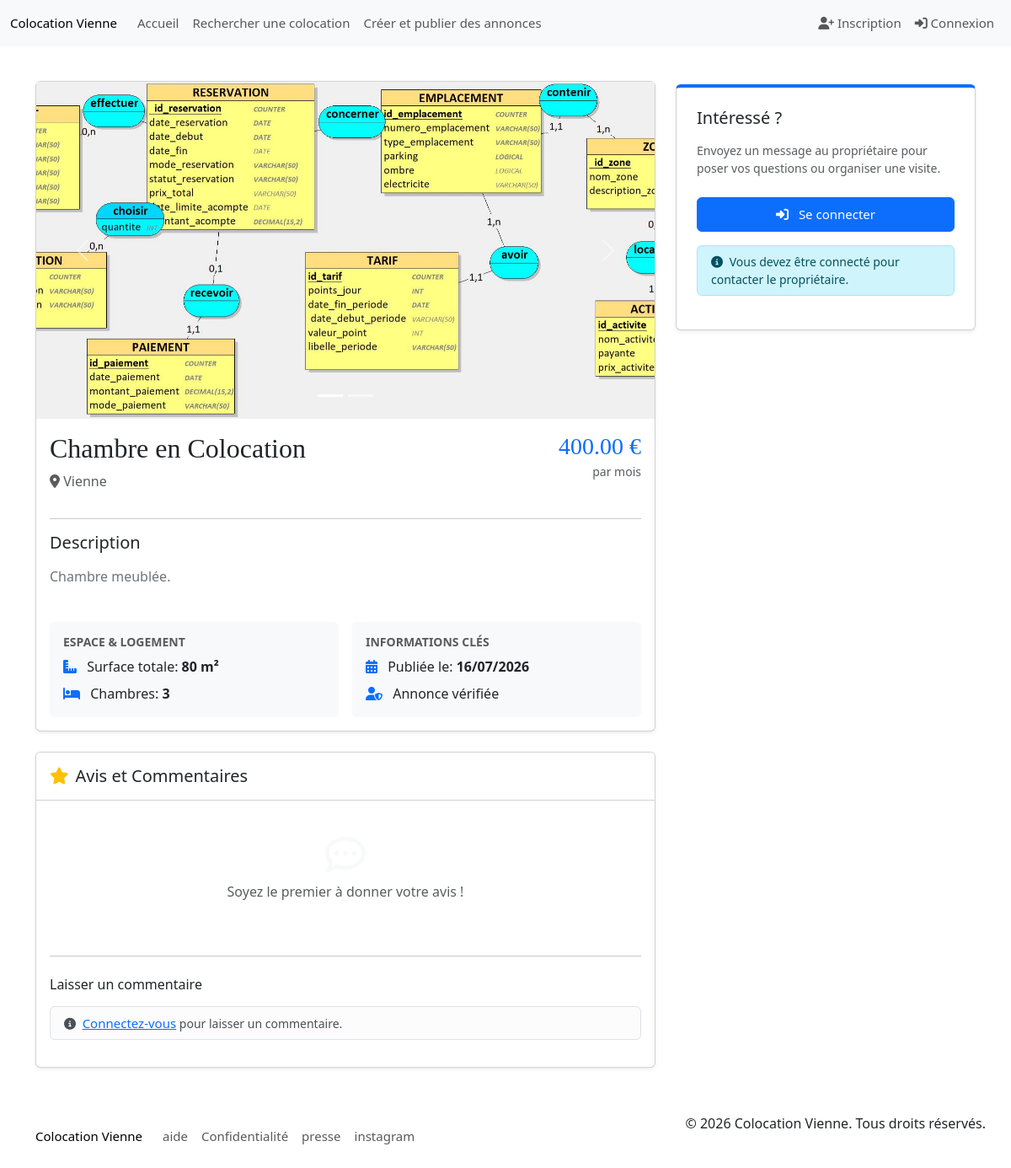
Screenshot of /annonce/show?id=12 with the database file from the repository.
### tables this page shows
CREATE TABLE `photo` (
  `id_photo` int(11) NOT NULL,
  `url` varchar(250) NOT NULL
);

CREATE TABLE `annonce_utilisateur` (
  `id_utilisateur` int(11) NOT NULL,
  `id_annonce` int(11) NOT NULL
);

CREATE TABLE `annonce` (
  `id_annonce` int(11) NOT NULL,
  `titre` varchar(50) NOT NULL,
  `adresse_1` varchar(255) NOT NULL,
  `adresse_2` varchar(255) DEFAULT NULL,
  `adresse_3` varchar(255) DEFAULT NULL,
  `adresse_4` varchar(255) DEFAULT NULL,
  `ville` varchar(50) NOT NULL,
  `code_postal` int(11) NOT NULL,
  `loyer_location_chez_habitant` decimal(5,2) NOT NULL,
  `description` text NOT NULL,
  `surface_logement` decimal(5,2) NOT NULL,
  `surface_chambres` decimal(5,2) NOT NULL,
  `nombre_chambre` int(11) NOT NULL,
  `date_expiration` date DEFAULT NULL,
  `date_publication` date NOT NULL,
  `date_modification` date NOT NULL,
  `carte_coordonnee_GPS` varchar(40) DEFAULT NULL,
  `date_cloture` date NOT NULL,
  `loyer_colocation` decimal(5,2) NOT NULL
);

### app/Controllers/AnnonceController.php (called while the page is built, shortened)
<?php
class AnnonceController extends Controller {
    public function show($id) {
        global $annonceDAO, $commentDAO;
        $id = (int)$id;
        $annonce = $annonceDAO->getFullById($id);
        $comments = $commentDAO->getByAnnonceId($id);
        $photos = $annonceDAO->getPhotos($id);
        $this->render('annonce/show', [
            'annonce' => $annonce,
            'comments' => $comments,
            'photos' => $photos,
            'id' => $id
        ]);
    }
}

### init.php (called while the page is built, shortened)
<?php
if (!defined('COLOCATION_INIT_LOADED')) {
    require_once __DIR__ . '/app/Models/Annonce.php';
    try {
        $annonceDAO = $GLOBALS['annonceDAO'];
    } catch (Exception $e) {
        error_log("Initialization error: " . $e->getMessage());
    }
} else {
    $userDAO = $GLOBALS['userDAO'] ?? null;
    $messageDAO = $GLOBALS['messageDAO'] ?? null;
    $annonceDAO = $GLOBALS['annonceDAO'] ?? null;
    $commentDAO = $GLOBALS['commentDAO'] ?? null;
}

### app/Models/DAO.php (called while the page is built, shortened)
<?php
abstract class DAO {
    public function __construct(string $table_name, string $primary_key = 'id') {
        $this->db = Database::getInstance()->getConnection();
    }
}

### app/Core/Database.php (called while the page is built, shortened)
<?php
class Database {
    private ?PDO $conn = null;
    private function __construct() {
        $this->host = "localhost";
        $this->db_name = "colocation";
        $this->username = "root";
        $this->password = "";
        try {
            $this->conn = new PDO("mysql:host={$this->host};dbname={$this->db_name};charset=utf8", $this->username, $this->password);
            $this->conn->setAttribute(PDO::ATTR_ERRMODE, PDO::ERRMODE_EXCEPTION);
            $this->conn->setAttribute(PDO::ATTR_DEFAULT_FETCH_MODE, PDO::FETCH_ASSOC);
        } catch (PDOException $exception) {
            throw new \RuntimeException("Connection error: " . $exception->getMessage());
        }
    }
    public static function getInstance(): Database {
        static $instance = null;
        if ($instance === null) {
            $instance = new Database();
        }
        return $instance;
    }
    public function getConnection(): ?PDO {
        return $this->conn;
    }
}

### app/Models/Annonce.php (called while the page is built, shortened)
<?php
class Annonce {
    private string $titre;
    private string $ville;
    private float $loyer_location_chez_habitant;
    private string $description;
    private float $surface_logement;
    private int $nombre_chambre;
    private string $date_publication;
    private float $loyer_colocation;
    public function __construct(array $data) {
        $this->titre = $data['titre'] ?? '';
        $this->ville = $data['ville'] ?? '';
        $this->loyer_location_chez_habitant = (float)($data['loyer_location_chez_habitant'] ?? 0);
        $this->description = $data['description'] ?? '';
        $this->surface_logement = (float)($data['surface_logement'] ?? 0);
        $this->nombre_chambre = (int)($data['nombre_chambre'] ?? 0);
        $this->date_publication = $data['date_publication'] ?? date('Y-m-d');
        $this->loyer_colocation = (float)($data['loyer_colocation'] ?? 0);
    }
    public function getTitre(): string { return $this->titre; }
    public function getVille(): string { return $this->ville; }
    public function getLoyer(): float {
        return $this->loyer_colocation > 0 ? $this->loyer_colocation : $this->loyer_location_chez_habitant;
    }
    public function getDescription(): string { return $this->description; }
    public function getSurfaceLogement(): float { return $this->surface_logement; }
    public function getNombreChambre(): int { return $this->nombre_chambre; }
    public function getDatePublication(): string { return $this->date_publication; }
}
class AnnonceDAO extends \App\Models\DAO {
    protected function hydrate(array $row): Annonce {
        return new Annonce($row);
    }
    public function getFullById(int $id): ?Annonce {
        $query = "SELECT a.*, p.url as photo_url, au.id_utilisateur as owner_id
                  FROM annonce a
                  LEFT JOIN (
                      SELECT id_annonce, MIN(id_photo) as first_photo_id
                      FROM annonce_photo
                      WHERE id_annonce = :id
                      GROUP BY id_annonce
                  ) ap_first ON a.id_annonce = ap_first.id_annonce
                  LEFT JOIN photo p ON ap_first.first_photo_id = p.id_photo
                  LEFT JOIN annonce_utilisateur au ON a.id_annonce = au.id_annonce
                  WHERE a.id_annonce = :id
                  LIMIT 1";
        $stmt = $this->db->prepare($query);
        $stmt->execute(['id' => $id]);
        $row = $stmt->fetch();
        return $row ? $this->hydrate($row) : null;
    }
    public function getPhotos(int $idAnnonce): array {
        $query = "SELECT p.* FROM photo p
                  JOIN annonce_photo ap ON p.id_photo = ap.id_photo
                  WHERE ap.id_annonce = :id";
        $stmt = $this->db->prepare($query);
        $stmt->execute(['id' => $idAnnonce]);
        return $stmt->fetchAll();
    }
}

### app/Core/Config.php (called while the page is built, shortened)
<?php
class Config {
    public static function url($path = '') {
        return self::BASE_URL . '/' . ltrim($path, '/');
    }
}

### app/Views/annonce/show.php (the view, shortened to what this page needs)
<?php
include __DIR__ . "/../partials/header.php";
?>
<div class="container mt-5 pt-5">
    <div class="row">
        <div class="col-md-8">
            <div class="card mb-4 shadow-sm">
                <?php if (count($photos) > 1): ?>
                    <div id="annonceCarousel" class="carousel slide" data-bs-ride="carousel">
                        <div class="carousel-indicators">
                            <?php foreach ($photos as $index => $p): ?>
                                <button type="button" data-bs-target="#annonceCarousel" data-bs-slide-to="<?php echo $index; ?>" class="<?php echo $index === 0 ? 'active' : ''; ?>" aria-current="<?php echo $index === 0 ? 'true' : 'false'; ?>" aria-label="Slide <?php echo $index + 1; ?>"></button>
                            <?php endforeach; ?>
                        </div>
                        <div class="carousel-inner">
                            <?php foreach ($photos as $index => $p): ?>
                                <?php
                                    $pUrl = $p['url'];
                                    $displayPath = (strpos($pUrl, 'http') === 0 ? $pUrl : Config::url($pUrl));
                                ?>
                                <div class="carousel-item <?php echo $index === 0 ? 'active' : ''; ?>">
                                    <img src="<?php echo $displayPath; ?>" class="d-block w-100" alt="Photo <?php echo $index + 1; ?>" style="height: 400px; object-fit: cover;" onclick="openGallery(<?php echo $index; ?>)">
                                </div>
                            <?php endforeach; ?>
                        </div>
                        <button class="carousel-control-prev" type="button" data-bs-target="#annonceCarousel" data-bs-slide="prev">
                            <span class="carousel-control-prev-icon" aria-hidden="true"></span>
                        </button>
                        <button class="carousel-control-next" type="button" data-bs-target="#annonceCarousel" data-bs-slide="next">
                            <span class="carousel-control-next-icon" aria-hidden="true"></span>
                        </button>
                    </div>
                <?php endif; ?>
                <div class="card-body">
                    <div class="d-flex justify-content-between align-items-start">
                        <div>
                            <h1 class="card-title h2"><?php echo htmlspecialchars($annonce->getTitre()); ?></h1>
                            <p class="text-muted"><i class="fas fa-map-marker-alt"></i> <?php echo htmlspecialchars($annonce->getVille()); ?></p>
                        </div>
                        <div class="text-end">
                            <h3 class="text-primary mb-0"><?php echo number_format($annonce->getLoyer(), 2); ?> €</h3>
                            <small class="text-muted">par mois</small>
                        </div>
                    </div>
                    <hr>
                    <h5 class="mb-3">Description</h5>
                    <p class="card-text text-secondary" style="line-height: 1.6;"><?php echo nl2br(htmlspecialchars($annonce->getDescription())); ?></p>
                    <div class="row mt-4 g-3">
                        <div class="col-md-6">
                            <div class="p-3 bg-light rounded">
                                <h6 class="text-uppercase small fw-bold text-muted mb-2">Espace & Logement</h6>
                                <ul class="list-unstyled mb-0">
                                    <li class="mb-2"><i class="fas fa-ruler-combined text-primary me-2"></i> Surface totale: <strong><?php echo $annonce->getSurfaceLogement(); ?> m²</strong></li>
                                    <li><i class="fas fa-bed text-primary me-2"></i> Chambres: <strong><?php echo $annonce->getNombreChambre(); ?></strong></li>
                                </ul>
                            </div>
                        </div>
                        <div class="col-md-6">
                            <div class="p-3 bg-light rounded">
                                <h6 class="text-uppercase small fw-bold text-muted mb-2">Informations clés</h6>
                                <ul class="list-unstyled mb-0">
                                    <li class="mb-2"><i class="fas fa-calendar-alt text-primary me-2"></i> Publiée le: <strong><?php echo date('d/m/Y', strtotime($annonce->getDatePublication())); ?></strong></li>
                                    <li><i class="fas fa-user-shield text-primary me-2"></i> Annonce vérifiée</li>
                                </ul>
                            </div>
                        </div>
                    </div>
                </div>
            </div>
            <div class="card mb-4 shadow-sm">
                <div class="card-header bg-white py-3">
                    <h5 class="mb-0"><i class="fas fa-star text-warning me-2"></i>Avis et Commentaires</h5>
                </div>
                <div class="card-body">
                    <?php if (empty($comments)): ?>
                        <div class="text-center py-4">
                            <i class="far fa-comment-dots fa-3x text-light mb-2"></i>
                            <p class="text-muted">Soyez le premier à donner votre avis !</p>
                        </div>
                    <?php endif; ?>
                    <hr class="my-4">
                    <h6 class="mb-3">Laisser un commentaire</h6>
                    <?php if (!empty($_SESSION['isLoggedin'])): ?>
                        <form action="<?php echo Config::url('comment/add'); ?>" method="POST">
                            <input type="hidden" name="id_annonce" value="<?php echo $id; ?>">
                            <input type="hidden" name="id_owner" value="<?php echo $annonce->getOwnerId(); ?>">
                            <div class="mb-3">
                                <label class="form-label small text-muted">Note</label>
                                <select name="note" class="form-select form-select-sm w-auto">
                                    <option value="5">5 ★★★★★ (Excellent)</option>
                                    <option value="4">4 ★★★★☆ (Très bien)</option>
                                    <option value="3" selected>3 ★★★☆☆ (Bien)</option>
                                    <option value="2">2 ★★☆☆☆ (Moyen)</option>
                                    <option value="1">1 ★☆☆☆☆ (Mauvais)</option>
                                </select>
                            </div>
                            <div class="mb-3">
                                <textarea name="commentaire" class="form-control" rows="3" placeholder="Votre avis sur cette colocation..." required></textarea>
                            </div>
                            <button type="submit" class="btn btn-outline-primary btn-sm">Publier mon avis</button>
                        </form>
                    <?php else: ?>
                        <div class="alert alert-light border py-2 px-3 small">
                            <i class="fas fa-info-circle me-1"></i> <a href="<?php echo Config::url('auth/login'); ?>">Connectez-vous</a> pour laisser un commentaire.
                        </div>
                    <?php endif; ?>
                </div>
            </div>
        </div>
        <div class="col-md-4">
            <div class="card shadow-sm sticky-top" style="top: 100px; border-top: 4px solid #0d6efd;">
                <div class="card-body p-4">
                    <h5 class="card-title mb-3">Intéressé ?</h5>
                    <p class="text-muted small mb-4">Envoyez un message au propriétaire pour poser vos questions ou organiser une visite.</p>
                    <?php if (!empty($_SESSION['isLoggedin'])): ?>
                        <a href="<?php echo Config::url('pages/messages.php?annonce_id=' . $annonce->getId() . '&with_user=' . $annonce->getOwnerId()); ?>" class="btn btn-primary w-100 py-2 mb-3 shadow-sm">
                            <i class="fas fa-paper-plane me-2"></i>
                            <?php echo ($_SESSION['user_id'] == $annonce->getOwnerId()) ? "M'envoyer un message (Test)" : "Contacter le propriétaire"; ?>
                        </a>
                    <?php else: ?>
                        <a href="<?php echo Config::url('auth/login?redirect=annonce/show?id=' . $id); ?>" class="btn btn-primary w-100 py-2 mb-3">
                            <i class="fas fa-sign-in-alt me-2"></i> Se connecter
                        </a>
                        <div class="alert alert-info py-2 px-3 small mb-3">
                            <i class="fas fa-info-circle me-1"></i> Vous devez être connecté pour contacter le propriétaire.
                        </div>
                    <?php endif; ?>
                </div>
            </div>
        </div>
    </div>
</div>
<?php include __DIR__ . "/../partials/footer.php"; ?>

### assets/style/style.css (style rules this page uses)
body { background-color: #eaebe4; }
h1, h3, h4 { font-family: "EB Garamond"; }
a { font-size: 15px !important; }

### app/Views/annonce/show.php (style rules this page uses)
.carousel-item img { cursor: zoom-in; }

### rows the page displays
photo: url (picture)
annonce_utilisateur: id_annonce.titre "Chambre en Colocation", id_annonce.ville "Vienne", id_annonce.loyer_colocation "400.00", id_annonce.description "Chambre meublée.", id_annonce.surface_logement "80", id_annonce.nombre_chambre "3", id_annonce.date_publication "16/07/2026"
